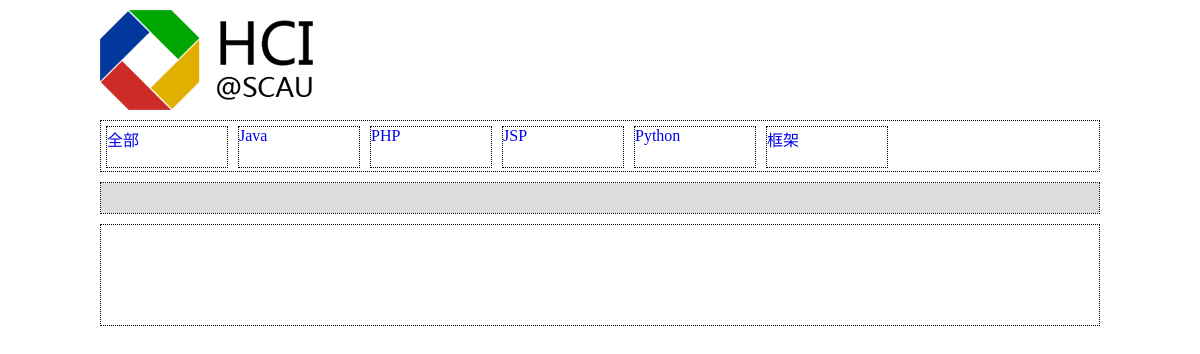
/Controller/boardCon.php?area=2&board=0, run on an earlier commit of the app's database.
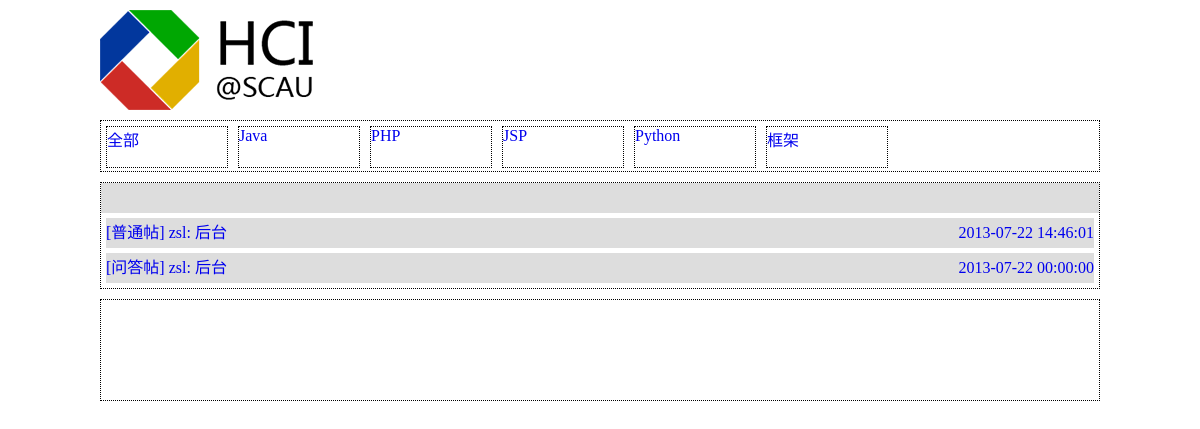
And on a later commit of the database.
### tables this page shows
CREATE TABLE IF NOT EXISTS `user` (
  `id` int(11) NOT NULL AUTO_INCREMENT,
  `account` varchar(20) NOT NULL,
  `score` int(10) NOT NULL,
  `level` int(3) NOT NULL,
  `authority` int(11) NOT NULL,
  `password` varchar(255) NOT NULL,
  PRIMARY KEY (`id`)
);

### Controller/boardCon.php (called while the page is built, shortened)
<?php
	include_once(ROOT . DS. "View" . DS. "boardHeader.php");
	include_once(ROOT . DS. "View" . DS . "boardView.php");
	include_once(ROOT . DS . "Controller" . DS . "postCon.php");
?>

### Controller/postCon.php (called while the page is built, shortened)
<?php
	$postUser = array();
	$postTitle = array();
	$postType = array();
	$postDate = array();
	$postId = array();
	$areaId = $_GET['area'];
	$boardId = $_GET['board'];
	if($boardId == 0) {
		$sql = "SELECT post.* FROM post,board WHERE
				post.board_id=board.id AND board.area_id='$areaId' order by id desc";
		$query = mysql_query($sql);
		while($allPost=mysql_fetch_array($query)) {
			array_push($postTitle, $allPost['title']);
			array_push($postType, $allPost['type']);
			array_push($postDate, $allPost['post_date']);
			array_push($postId, $allPost['id']);
			$temp_user = mysql_fetch_array(mysql_query("SELECT account from user WHERE id='$allPost[user_id]'"));
			array_push($postUser, $temp_user[0]);
		}
	}
	include_once(ROOT . DS . "View" . DS . "allPostView.php");
?>

### View/boardHeader.php (the view, shortened to what this page needs)
<!DOCTYPE html PUBLIC "-//W3C//DTD XHTML 1.0 Transitional//EN" "http://www.w3.org/TR/xhtml1/DTD/xhtml1-transitional.dtd">
<html xmlns="http://www.w3.org/1999/xhtml" xml:lang="en">
<head>
	<link rel="stylesheet" href="/HCI-forum/stylesheets/board.css" />
</head>
<body>
	<div id="body">
		<div id="header">
			<a href="/HCI-forum"><img src="/HCI-forum/images/logo.png" alt="logo" /></a>
		</div>

### View/allPostView.php (shortened to what this page needs)
			<ul>
<?php
	foreach ($postUser as $key => $user) {
?>
				<li>
					<a href="/HCI-forum/Controller/onePostCon.php?postId=<?php echo $postId[$key];?>" class="list-a">
					<div class="post-link">
					<span class="type">
					[<?php
					switch ($postType[$key]) {
						case '0':
							echo "普通帖";
							break;
						case '1':
							echo "问答帖";
							break;
					}?>]
					</span>
					<span calss="author">&nbsp;<?php echo $user;?>:</span>
					<span class="title"><?php echo $postTitle[$key];?></span>
					<span class="time"><?php echo $postDate[$key];?></span>
					</div>
					</a>
				</li>
<?php
	}
?>
			</ul>

What changed in the data, as far as the page shows it:
added user: account "zsl"
Also different on the page:
new list line: "[ 普通帖 ] : 后台 2013-07-22 14:46:01"
new list line: "[ 问答帖 ] : 后台 2013-07-22 00:00:00"
